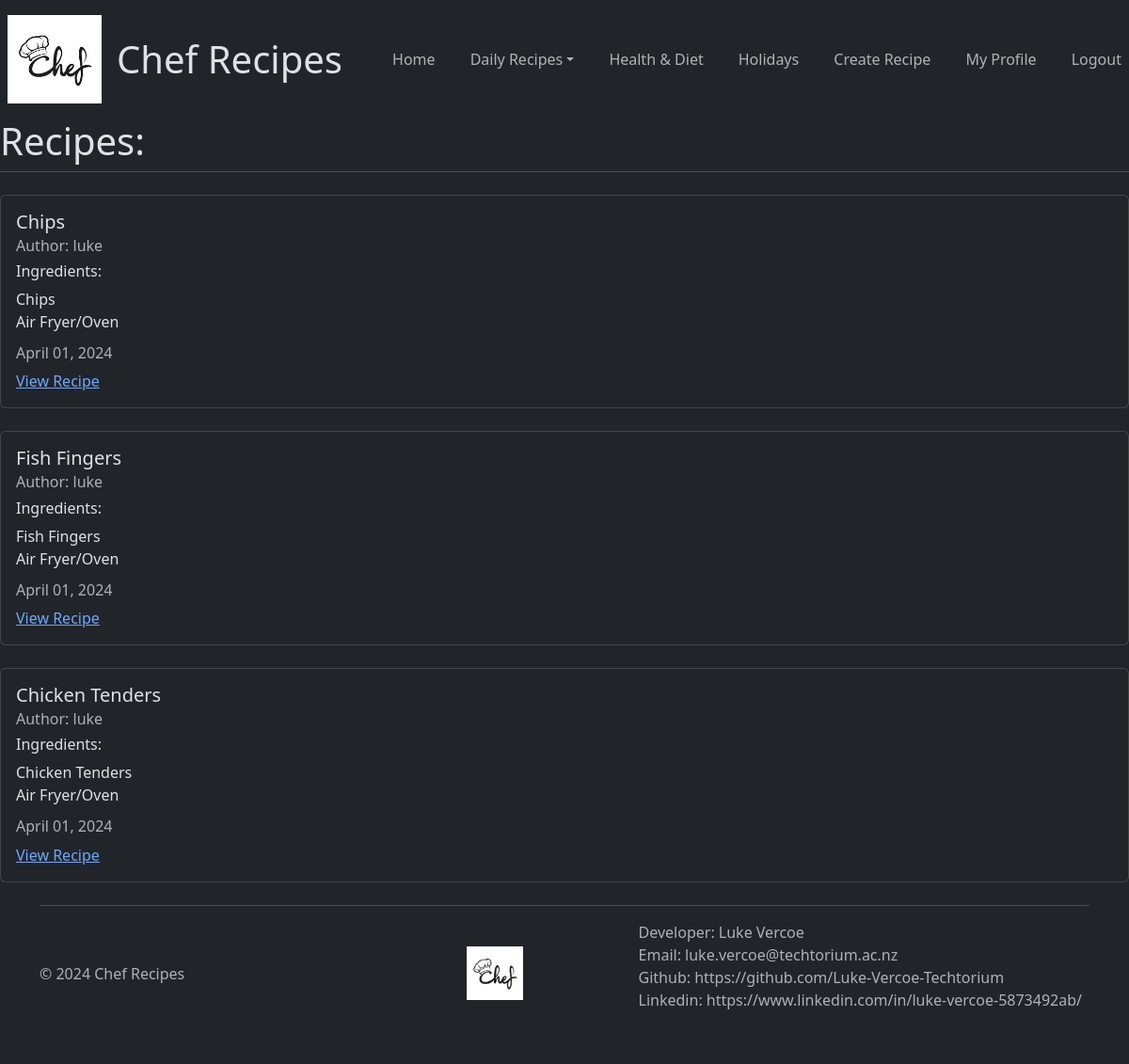
Screenshot of /dinner (signed in) with the database file from the repository.
### recipes/models.py (models this page shows, shortened)
class recipe(models.Model):
    class Meta:
        ordering = ('-updated_at',)
    title = models.CharField(max_length=100)
    ingredients = models.TextField()
    description = models.TextField()
    category = models.CharField(max_length=100, choices=(
        ("NONE", "None"),
        ("HEALTH_DIET", "Health & Diet"),
        ("HOLIDAYS", "Holidays"),
    ))
    meal_time = models.CharField(max_length=100, choices=(
        ("BREAKFAST", "Breakfast"),
        ("LUNCH", "Lunch"),
        ("DINNER", "Dinner"),
        ("DESSERT", "Dessert"),
    ))
    author = models.ForeignKey(User, on_delete=models.CASCADE)
    created_at = models.DateTimeField(auto_now_add=True)
    updated_at = models.DateTimeField(auto_now=True)

### recipes/views.py (the view)
# urls.py: path("dinner", views.recipeDinnerView.as_view(), name="recipes-dinner"),
class recipeDinnerView(ListView):
    model = models.recipe
    template_name ="recipes/dinner.html"
    context_object_name = "recipes"

### recipes/templates/recipes/dinner.html (shortened to what this page needs)
{% extends "recipes/base.html" %}
{% block content %}
<h1>Recipes:</h1>
<div class="border-top">
    {% for recipe in recipes %}
    {% if recipe.meal_time == "DINNER" %}
    {% include "recipes/recipe_display.html" %}
    {% endif %}
    {% endfor %}
</div>
{% endblock content %}

### recipes/templates/recipes/recipe_display.html (shortened to what this page needs)
<div class="card my-4">
    <div class="card-body">
        <h5 class="card-title">{{ recipe.title }}</h5>
        <h6 class="card-subtitle mb-2 text-muted">Author: {{ recipe.author }}</h6>
        <h6 class="card-title">Ingredients:</h6>
        <p class="card-text">
            {{ recipe.ingredients|linebreaksbr }}
        <h6 class="card-subtitle mb-2 text-muted">{{ recipe.updated_at|date:"F d, Y" }}</h6>
        <a href="{% url 'recipes-detail' recipe.pk %}" class="card-link">View Recipe</a>
    </div>
</div>

### rows the page displays
recipe: title "Chips", author "luke", ingredients "Chips Air Fryer/Oven", updated_at "April 01, 2024"
recipe: title "Fish Fingers", author "luke", ingredients "Fish Fingers Air Fryer/Oven", updated_at "April 01, 2024"
recipe: title "Chicken Tenders", author "luke", ingredients "Chicken Tenders Air Fryer/Oven", updated_at "April 01, 2024"
